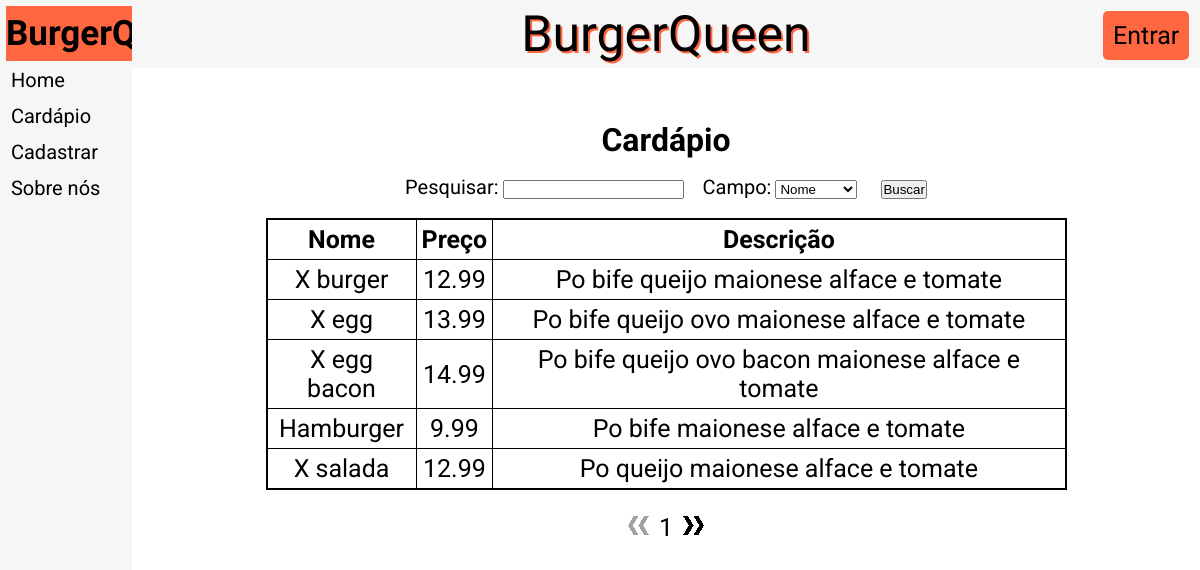
The app's page /cardapio/consultar.php?pag=0 with its own data.
### tables this page shows
CREATE TABLE IF NOT EXISTS `tb_produto` (
  `codigo_produto` int(3) NOT NULL AUTO_INCREMENT,
  `nome_produto` varchar(30) NOT NULL,
  `preco_produto` float NOT NULL,
  `descricao_produto` varchar(300) NOT NULL,
  PRIMARY KEY (`codigo_produto`)
);

### cardapio/consultar.php (the view, shortened to what this page needs)
<!DOCTYPE html>
<html lang="pt-br">
	<head>
        <link rel="stylesheet" href="../l/index.css">
	</head>
	<body>
    <table>
    <tr>
        <td id="ContMenu">
            <table id="TabelaMenu">
                <thead>
                <tr><th id="NomeMenu">
                    <a href="../">BurgerQueen</a>
                </th></tr>
                </thead>
                <tbody>
                <tr><td  class="ItemMenu">
                    <a href="../">Home</a>
                </td></tr>
                <tr><td  class="ItemMenu">
                    <a href="../cardapio/consultar.php?pag=0">Cardápio</a>
                </td></tr>
                <tr><td  class="ItemMenu">
                    <a href="../cadastrar/">Cadastrar</a>
                </td></tr>
                <tr><td  class="ItemMenu">
                    <a href="../sobre/">Sobre nós</a>
                </td></tr>
                </tbody>
            </table>
        </td>
        <td id="ContSite">
            <nav>
                <a href="../" id="NomeSite">BurgerQueen</a>
                <a href="../login/" id="BotaoLogin"><div>Entrar</div></a>
            </nav>
                <div class="DivCadastrados">
                    <?php
                        require_once"../l/app/conexao.php";
                        try
                        {
                            $ComandoSQL = "select*from tb_produto";
                            $bq = $conexao->query($ComandoSQL);
                            echo"<h1 class='TituloCadastrados'>Cardápio</h1>
                            <form method='POST' action='./pesquisa/' name='form_pesquisa'>
                                <label for='pesquisa' class='LabelPesquisa'>Pesquisar:</label>
                                <input name='pesquisa' type='text' id='pesquisa' required='required' class='InputPesquisa'>
                                <label for='campo' class='LabelPesquisa'>Campo:</label>
                                <select name='campo' id='campo' class='InputPesquisa'>
                                    <option value='nome'>Nome</option>
                                    <option value='preco'>Preço</option>
                                    <option value='descricao'>Descrição</option>
                                </select>
                                <input type='submit' value='Buscar' id='BotaoPesquisar'>
                                <br><br>
                            </form>
                            <table class='TabelaCadastrados'>
                            <tr>
                                <th class='THTabelaCadastrados'>Nome</th>
                                <th class='THTabelaCadastrados'>Preço</th>
                                <th class='THTabelaCadastrados'>Descrição</th>
                            </tr>
                            ";
                            $linhas = $bq->rowCount();
                            $pagina = $_GET['pag'];
                            $contador=0;
                            while ($i = $bq->fetch(PDO::FETCH_OBJ)) {
                                if($contador>=$pagina*5 && $contador<($pagina*5+5)){
                                    echo"<tr>
                                    <td class='TDTabelaCadastrados'>".$i->nome_produto."</td>
                                    <td class='TDTabelaCadastrados'>".$i->preco_produto."</td>
                                    <td class='TDTabelaCadastrados'>".$i->descricao_produto."</td>
                                    </tr>";
                                }
                                $contador++;
                            }
                            echo"</table><br><br>";
                            if($pagina>0){
                                $voltar=$pagina-1;
                                echo"<a href='./consultar.php?pag=".$voltar."' class='Seta'><img src='../l/imagens/voltar.png' class='Seta'></a>";
                            }else{
                                echo"<img src='../l/imagens/NVoltar.png' class='SetaApagada'>";
                            }
                            $proximo=$pagina+1;
                            echo "<span class='npag'>".$proximo."</span>";
                            if($proximo>=$linhas/5){
                                echo"<img src='../l/imagens/NProximo.png' class='SetaApagada'>";
                            }else{
                                echo"<a href='./consultar.php?pag=".$proximo."' class='Seta'><img src='../l/imagens/proximo.png' class='Seta'></a>";
                            }
                        } catch (PDOException $e) {
                            echo"erro";
                        }
                    ?>
                </div>
        </td>
    </tr>
    </table>
	</body>
</html>

### l/index.css (style rules this page uses)
* { padding: 0px; margin: 0px; color: #000000; }
body { font-family: 'Roboto', sans-serif; }
a { text-decoration: none; display: block; }
#ContMenu { background-color: #f6f6f6; position: fixed; top: 0px; left: 0px; height: 100%; width: 11%; }
#ContSite { background-color: #ffffff; position: absolute; top: 0px; left: 11%; height: 100%; width: 89%; }
#TabelaMenu { width: 94%; margin: 3%; font-size: 20px; }
#NomeMenu { background-color: #ff6740; padding-top: 7px; padding-bottom: 7px; font-family: 'Dancing Script', cursive; font-size: 35px; }
.ItemMenu { padding-top: 5px; padding-bottom: 5px; padding-left: 5px; }
nav { background-color: #f6f6f6; padding: 5px; text-align: center; }
#NomeSite { font-family: 'Dancing Script', cursive; font-size: 50px; display: inline; text-shadow: 2px 2px #ff6740; }
#BotaoLogin { display: inline-block; background-color: #ff6740; padding: 10px; border-radius: 5px; font-size: 25px; position: absolute; top: 1%; right: 1%; }
.DivCadastrados { position: relative; margin-left: 12.5%; margin-right: 12.5%; width: 75%; text-align: center; padding-top: 5%; }
.TabelaCadastrados { display: inline-block; border: 1px solid black; border-collapse: collapse; font-size: 25px; }
.TituloCadastrados { margin-bottom: 2%; }
.THTabelaCadastrados { border: 1px solid black; padding: 5px; }
.TDTabelaCadastrados { border: 1px solid black; padding: 5px; }
.npag { font-size: 25px; margin-left: 10px; margin-right: 10px; }
.Seta, .SetaApagada { display: inline-block; }
.LabelPesquisa { font-size: 20px; }
.InputPesquisa { margin-right: 15px; }
#BotaoPesquisar { margin-left: 5px; }

### records on screen
tb_produto: nome_produto "X burger", preco_produto "12.99", descricao_produto "Po bife queijo maionese alface e tomate"
tb_produto: nome_produto "X egg", preco_produto "13.99", descricao_produto "Po bife queijo ovo maionese alface e tomate"
tb_produto: nome_produto "X egg bacon", preco_produto "14.99", descricao_produto "Po bife queijo ovo bacon maionese alface e tomate"
tb_produto: nome_produto "Hamburger", preco_produto "9.99", descricao_produto "Po bife maionese alface e tomate"
tb_produto: nome_produto "X salada", preco_produto "12.99", descricao_produto "Po queijo maionese alface e tomate"

### other values on screen
$proximo "1"
